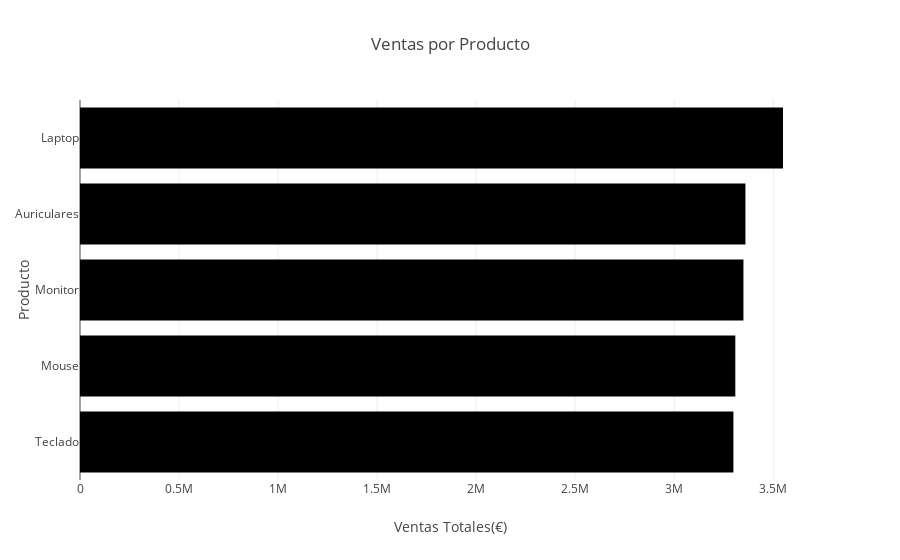

Here is the notebook cell this chart was saved with:
### Code cell
# Top productos más vendidos
df_productos = df.groupby('producto')['venta_total'].sum().sort_values(ascending=True)
fig_products = px.bar(x=df_productos.values, y=df_productos.index,
                      orientation='h',title='Ventas por Producto',
                      labels={'x': 'Ventas Totales(€)', 'y': 'Producto'})
#fig_products.show()

### Figure 1 — Plotly figure (JSON) as saved in the notebook; plotly's stock layout.template omitted (floating-point values rounded to 4 significant figures)
{"data": [{"hovertemplate": "Ventas Totales(€)=%{x}<br>Producto=%{y}<extra></extra>", "legendgroup": "", "marker": {"color": "#000001", "pattern": {"shape": ""}}, "name": "", "orientation": "h", "showlegend": false, "textposition": "auto", "type": "bar", "x": [3298000.0, 3308000.0, 3349000.0, 3359000.0, 3549000.0], "xaxis": "x", "y": ["Teclado", "Mouse", "Monitor", "Auriculares", "Laptop"], "yaxis": "y"}], "layout": {"barmode": "relative", "legend": {"tracegroupgap": 0}, "title": {"text": "Ventas por Producto"}, "xaxis": {"anchor": "y", "domain": [0, 1], "title": {"text": "Ventas Totales(€)"}}, "yaxis": {"anchor": "x", "domain": [0, 1], "title": {"text": "Producto"}}}}
